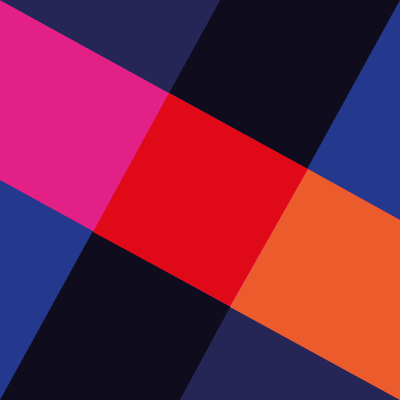
Frame 1 (no input)
Frame 60 (no input): identical to frame 1, image omitted
Frame 120 (the mouse pressed at the canvas centre since frame 60): identical to frame 1, image omitted

The p5.js sketch that drew this single still picture (run headless with seeded random() and noise() and a simulated clock; from frame 60 on, the mouse is pressed at the canvas centre):

// p5.js sketch
// ── sketch.js
function setup() {
  createCanvas(400, 400);
}

function draw() {
  background(36,56,141);//azulclaro
  noStroke();
  fill(15, 13, 29); //negro
  quad(400,0, 180, 400, 0, 400, 220, 0);// figuravertical
  fill(227, 32, 133); //rosado
  quad(0, 0, 400, 220, 400, 400, 0, 180);//figurahorizontal
  fill(223,9,24) //rojo
  quad(169, 93, 308, 169, 230, 306, 93, 232);//cuadrado
  fill(37,38,85)//azul
  triangle(0,0, 220, 0, 169, 93);//triangulo de arriba
  triangle(180, 400, 400, 400, 230, 307 );//triangulo de abajo
  fill(235,91, 43)
  quad(308, 169, 230, 307, 400,400,400,220)
  
  
  
}
